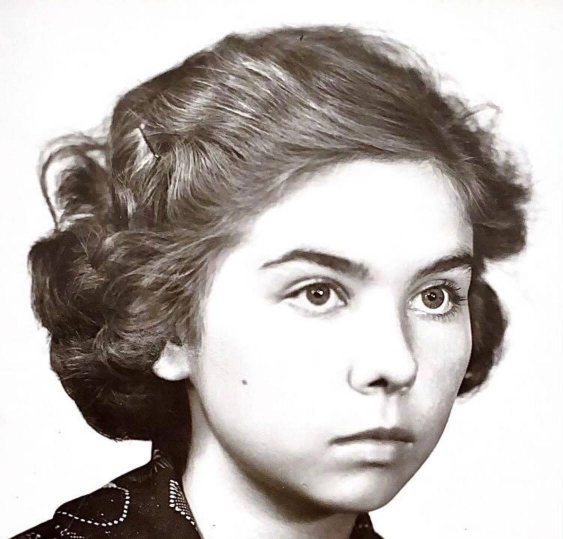
#> input picture input/1.jpg, 1125 x 1078 px (shown at 1/2 size); its folder holds only this picture in this run
$ python main.py
#> lines starting #> are read from the running program, lines starting #| are printed output that depends on the picture; after the words box and inside, x2 and y2 are one past the last pixel; in counts of white or black regions, pixels touching at a corner belong together
from PIL import Image, ImageOps, ImageDraw, ImageEnhance
import numpy as np
import os
from tqdm import tqdm
from skimage import feature
from skimage.morphology import dilation

#from pyembroidery import *

#Variables
path = "input/"
imgPath = "input/" + os.listdir(path)[0]
base_image = imgPath
thread_count = 1500
nail_count = 240
min_dist = 30
edge = 2
edge_size = 0
sizing = 5

def points_gen(r, n):
    t = np.linspace(0, 2*np.pi, n, endpoint=False)
    x = (r - 1) * np.cos(t) + r
    y = (r - 1) * np.sin(t) + r
    return np.c_[x.astype(int), y.astype(int)]

def plotLineLow(x0, y0, x1, y1):
    dx = x1 - x0
    dy = y1 - y0
    yi = 1
    if dy < 0:
        yi = -1
        dy = -dy

    D = (2 * dy) - dx
    y = y0

    for x in range(x0, x1+1):
        yield (x, y)
        if D > 0:
            y = y + yi
            D = D + (2 * (dy - dx))
        else:
            D = D + 2*dy

def plotLineHigh(x0, y0, x1, y1):
    dx = x1 - x0
    dy = y1 - y0
    xi = 1
    if dx < 0:
        xi = -1
        dx = -dx

    D = (2 * dx) - dy
    x = x0

    for y in range(y0, y1 + 1):
        yield (x, y)
        if D > 0:
            x = x + xi
            D = D + (2 * (dx - dy))
        else:
            D = D + 2*dx

def bresenham_line(x0, y0, x1, y1):
    if abs(y1 - y0) < abs(x1 - x0):
        if x0 > x1:
            return plotLineLow(x1, y1, x0, y0)
        else:
            return plotLineLow(x0, y0, x1, y1)
    else:
        if y0 > y1:
            return plotLineHigh(x1, y1, x0, y0)
        else:
            return plotLineHigh(x0, y0, x1, y1)

def white_to_transparency(img):
    x = np.asarray(img.convert('RGBA')).copy()

    x[:, :, 3] = (255 * (x[:, :, :3] != 255).any(axis=2)).astype(np.uint8)

    return Image.fromarray(x)

def is_close(n, center, offset, length):
  lo = (center - offset) % length
  hi = (center + offset) % length
  if lo < hi:
      return lo <= n <= hi
  else:
      return n >= lo or n <= hi

def start_programm(contrast, name):
    #Open Image
#> called with contrast = 0.4, name = 1
    img = Image.open(base_image)
#> img is the input picture: PIL image 1125x1078 RGB; mean R, G, B 187.1, 180.7, 177.3
    img = img.resize((500, 500))
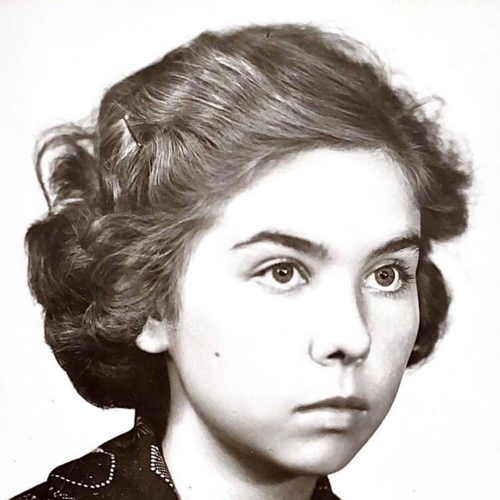
#> img: PIL image 500x500 RGB; mean R, G, B 187.1, 180.7, 177.3
    size = img.size
#> size = (500, 500)

    #Remove Trasperency
    img = img.convert('RGBA')
#> img: PIL image 500x500 RGBA
    background = Image.new('RGBA', size, (255,255,255))
#> background: PIL image 500x500 RGBA; every value is 255
    img = Image.alpha_composite(background, img)

    #Make B&W
    img = img.convert("L")
#> img: PIL image 500x500 L

    #edge magic
    edges = feature.canny(np.array(img), sigma=edge)
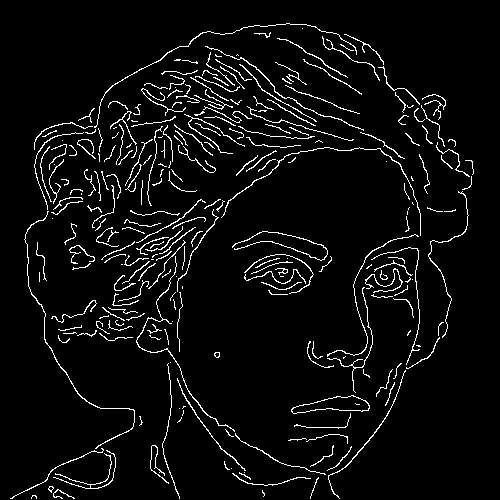
#> edges: shape (500, 500) bool; 5.1% white in thin lines or dots, all inside (x1, y1, x2, y2) = (10, 23, 474, 499)
    for _ in range(edge_size): edges = dilation(edges)
    edges = white_to_transparency((ImageOps.invert(Image.fromarray((edges * 255).astype(np.uint8)).convert("L"))))
#> in white_to_transparency, `x = np.asarray(img.convert('RGBA')).copy()`:
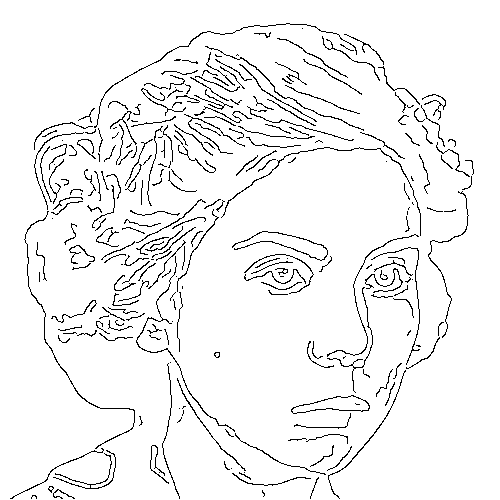
#> x: shape (500, 500, 4); mean R, G, B, A 242.1, 242.1, 242.1, 255

    #Make RGBA
    img = img.convert('RGBA')
#> img: PIL image 500x500 RGBA

    #Add edge
    img = Image.alpha_composite(img, edges)
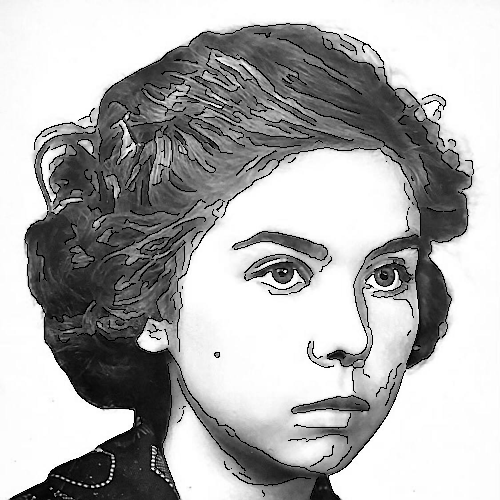
#> img: PIL image 500x500 RGBA; mean R, G, B, A 175.4, 175.4, 175.4, 255

    #Make B&W Again
    img = img.convert("L")
#> img: PIL image 500x500 L

    #Circle Crop
    mask = Image.new('L', size, 255)
#> mask: PIL image 500x500 L; every value is 255
    draw = ImageDraw.Draw(mask)
    draw.ellipse((0, 0) + size, fill=1)
    img = ImageOps.fit(img, mask.size, centering=(0.5, 0.5))
    img.paste(0, mask=mask)
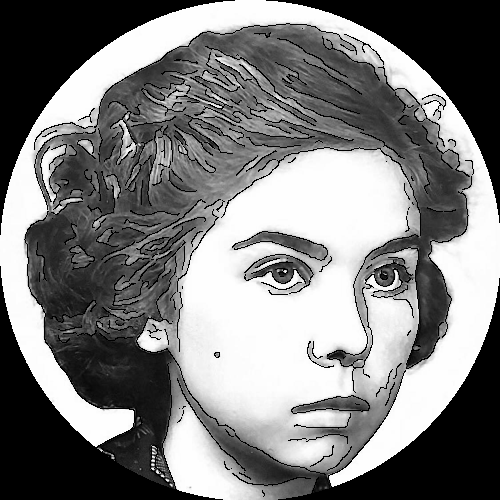
#> img: PIL image 500x500 L; min 0, max 254, mean 125.7

    #Contraster
    enhancer = ImageEnhance.Contrast(img)
    img = enhancer.enhance(contrast)
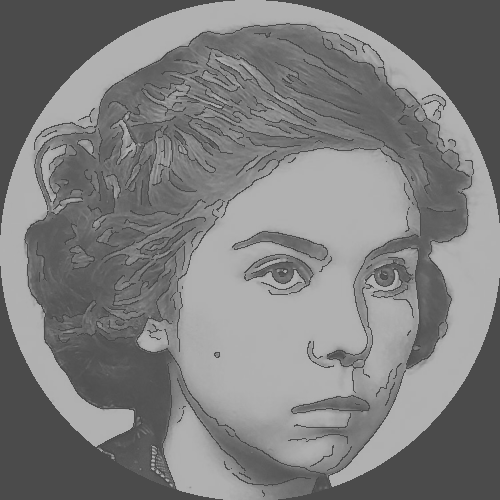
#> img: PIL image 500x500 L; min 75, max 177, mean 125.4
    img.show()

    points = points_gen(img.size[0] / 2, nail_count)
    base_point = 0
    final_line = []
    story_point = []

    img = np.asarray(img).copy()
    for _ in tqdm(range(thread_count), desc="Calculating Threads"):
        #get avg lumin
        vals = dict()
        max_num = len(points)
        story_point.append(base_point)
        lines = ( (i, bresenham_line(*points[base_point], *point))
                for i, point in enumerate(points)
                if not is_close(i, base_point, min_dist, max_num))

        for i, line in lines:
            values = [img[value[1]][value[0]] for value in line]
            vals[sum(values)/len(values)] = i

        line = vals[min(vals.keys())]
        final_line.append((tuple(points[base_point]), tuple(points[line])))

        for pixel in bresenham_line(*points[base_point], *points[line]):
            img[pixel[1]][pixel[0]] = 255

        base_point = line
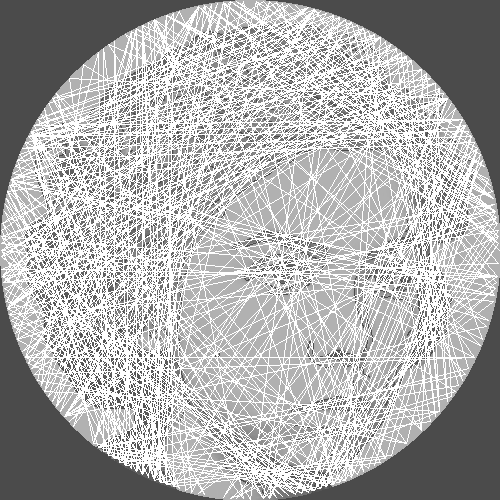
#> img: shape (500, 500); min 75, max 255, mean 175.7

    final_line = [[[i * sizing for i in x] for x in line] for line in final_line]
    size = size[0]*sizing
    output = Image.new('L', (size, size), 255)
    out_draw = ImageDraw.Draw(output)

    f = open(f'text{name}.txt', 'w')
    for line in final_line:
        out_draw.line((*line[0], *line[1]), 0)
    point_name = []
    for element in story_point:
        if (element < 60):
          point_name.append(f"B{61 - (60 - element)}")

        elif (element < 120):
            point_name.append(f"C{61 - (120 - element)}")

        elif (element < 180):
            point_name.append(f"D{61 - (180 - element)}")

        elif (element < 240):
            point_name.append(f"A{61 - (240 - element)}")
    previu_poin = 0
    for element in point_name:
        if previu_poin == 0:
            previu_poin = element
        else:
            f.write(f"{previu_poin} : {element} \n")
            previu_poin = element


    f.close()
    output.show()
    output.save(f"out{name}.jpg")


contrast = 0.4
name = 0
while contrast <= 1.2:
    name =name + 1
#> (the run stopped early here; a loop or call above may not have finished)
